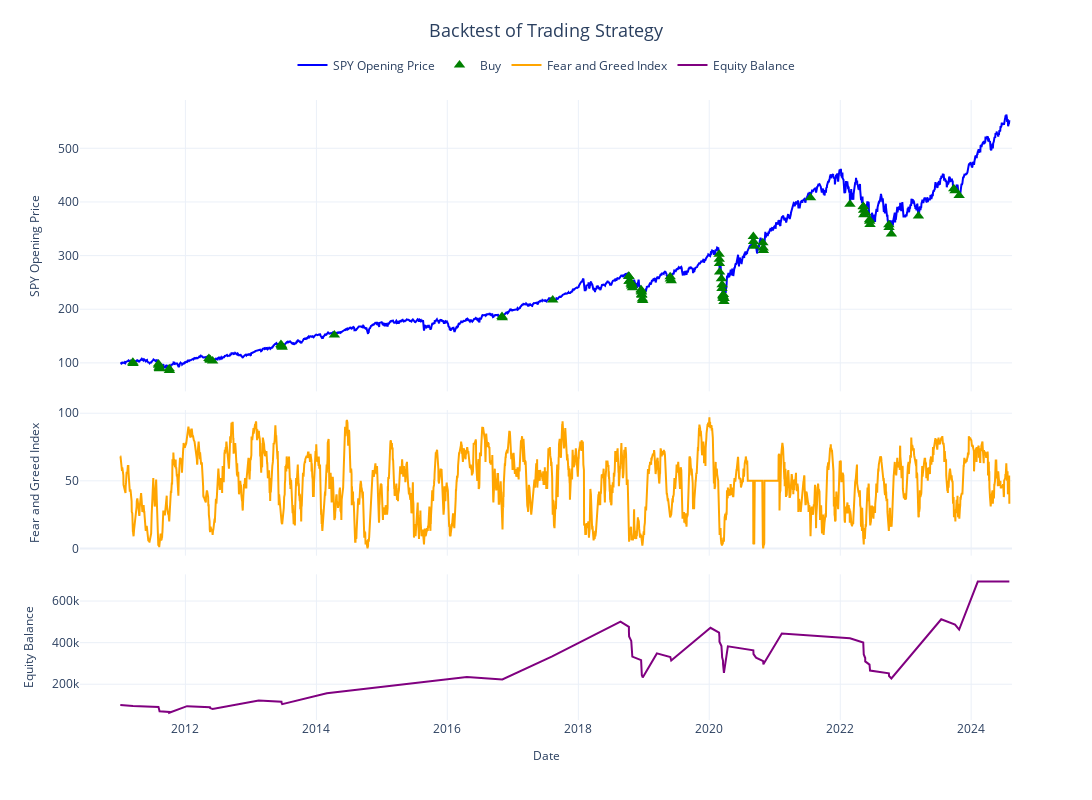

Write notebook code for a chart like this one.
### Code cell
# Gather the results for the higher risk tolerance strategy
bt2_higherrisk.plot()
